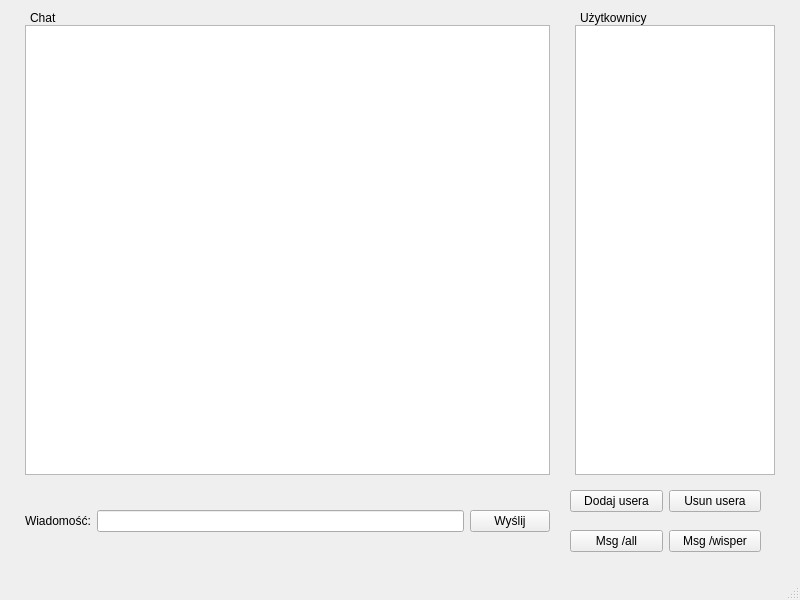
<?xml version="1.0" encoding="UTF-8"?>
<ui version="4.0">
 <class>MainWindow</class>
 <widget class="QMainWindow" name="MainWindow">
  <property name="geometry">
   <rect>
    <x>0</x>
    <y>0</y>
    <width>800</width>
    <height>600</height>
   </rect>
  </property>
  <property name="windowTitle">
   <string>MainWindow</string>
  </property>
  <widget class="QWidget" name="centralwidget">
   <widget class="QListWidget" name="list_chat">
    <property name="geometry">
     <rect>
      <x>25</x>
      <y>25</y>
      <width>525</width>
      <height>450</height>
     </rect>
    </property>
   </widget>
   <widget class="QListWidget" name="list_users">
    <property name="geometry">
     <rect>
      <x>575</x>
      <y>25</y>
      <width>200</width>
      <height>450</height>
     </rect>
    </property>
   </widget>
   <widget class="QWidget" name="widget_sendMessage" native="true">
    <property name="geometry">
     <rect>
      <x>25</x>
      <y>500</y>
      <width>525</width>
      <height>42</height>
     </rect>
    </property>
    <layout class="QHBoxLayout" name="horizontalLayout">
     <item>
      <widget class="QLabel" name="label">
       <property name="text">
        <string>Wiadomość:</string>
       </property>
      </widget>
     </item>
     <item>
      <widget class="QLineEdit" name="lineedit_message"/>
     </item>
     <item>
      <widget class="QPushButton" name="button_send">
       <property name="text">
        <string>Wyślij</string>
       </property>
      </widget>
     </item>
    </layout>
   </widget>
   <widget class="QLabel" name="label_2">
    <property name="geometry">
     <rect>
      <x>30</x>
      <y>10</y>
      <width>49</width>
      <height>16</height>
     </rect>
    </property>
    <property name="text">
     <string>Chat</string>
    </property>
   </widget>
   <widget class="QLabel" name="label_3">
    <property name="geometry">
     <rect>
      <x>580</x>
      <y>10</y>
      <width>81</width>
      <height>16</height>
     </rect>
    </property>
    <property name="text">
     <string>Użytkownicy</string>
    </property>
   </widget>
   <widget class="QWidget" name="testWidget" native="true">
    <property name="geometry">
     <rect>
      <x>570</x>
      <y>480</y>
      <width>191</width>
      <height>42</height>
     </rect>
    </property>
    <layout class="QHBoxLayout" name="horizontalLayout_2">
     <item>
      <widget class="QPushButton" name="button_addUser">
       <property name="text">
        <string>Dodaj usera</string>
       </property>
      </widget>
     </item>
     <item>
      <widget class="QPushButton" name="button_removeUser">
       <property name="text">
        <string>Usun usera</string>
       </property>
      </widget>
     </item>
    </layout>
   </widget>
   <widget class="QWidget" name="testWidget_2" native="true">
    <property name="geometry">
     <rect>
      <x>570</x>
      <y>520</y>
      <width>191</width>
      <height>42</height>
     </rect>
    </property>
    <layout class="QHBoxLayout" name="horizontalLayout_3">
     <item>
      <widget class="QPushButton" name="button_otherMessage">
       <property name="text">
        <string>Msg /all</string>
       </property>
      </widget>
     </item>
     <item>
      <widget class="QPushButton" name="button_">
       <property name="text">
        <string>Msg /wisper</string>
       </property>
      </widget>
     </item>
    </layout>
   </widget>
  </widget>
  <widget class="QMenuBar" name="menubar">
   <property name="geometry">
    <rect>
     <x>0</x>
     <y>0</y>
     <width>800</width>
     <height>21</height>
    </rect>
   </property>
  </widget>
  <widget class="QStatusBar" name="statusbar"/>
 </widget>
 <resources/>
 <connections/>
</ui>
